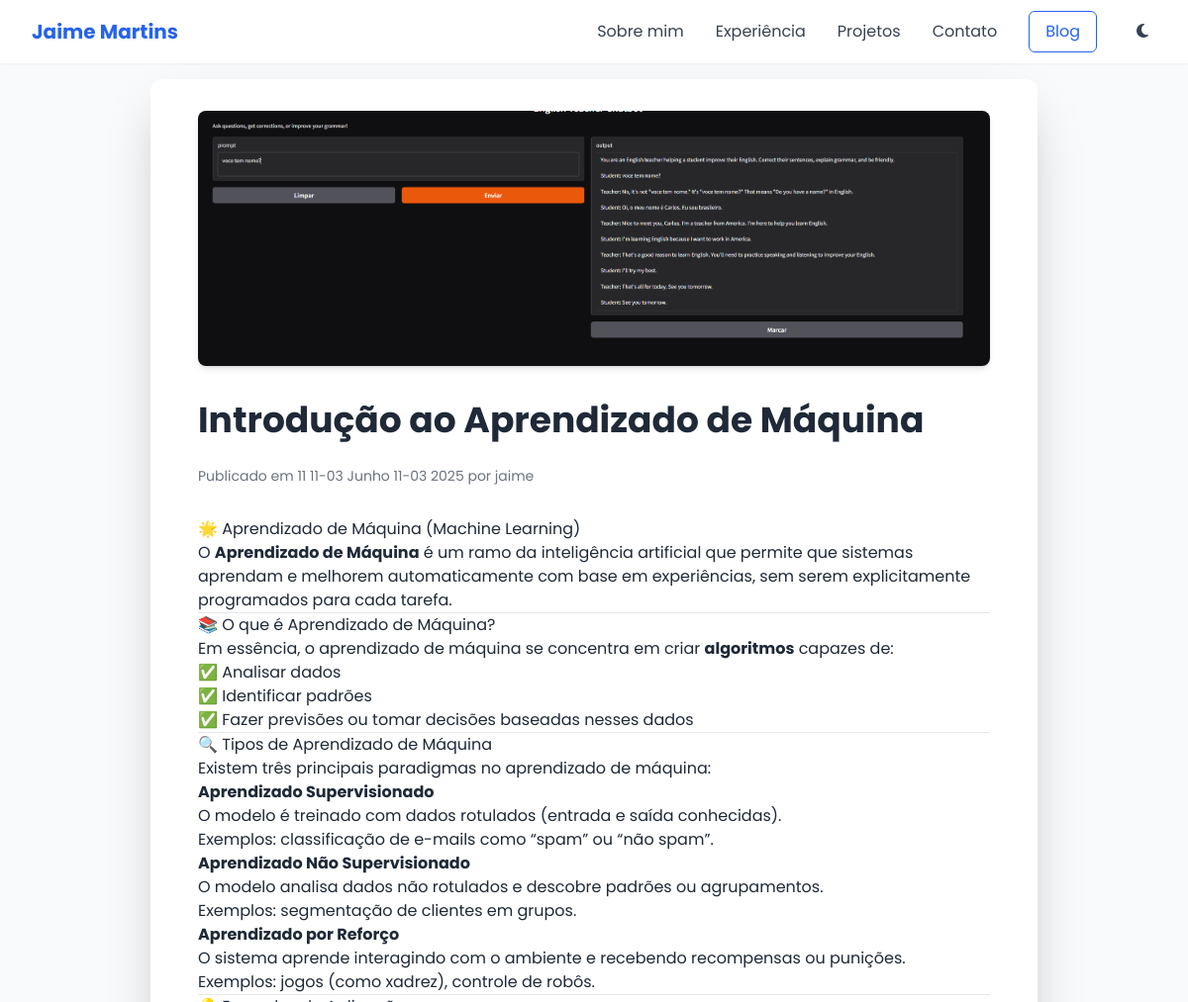
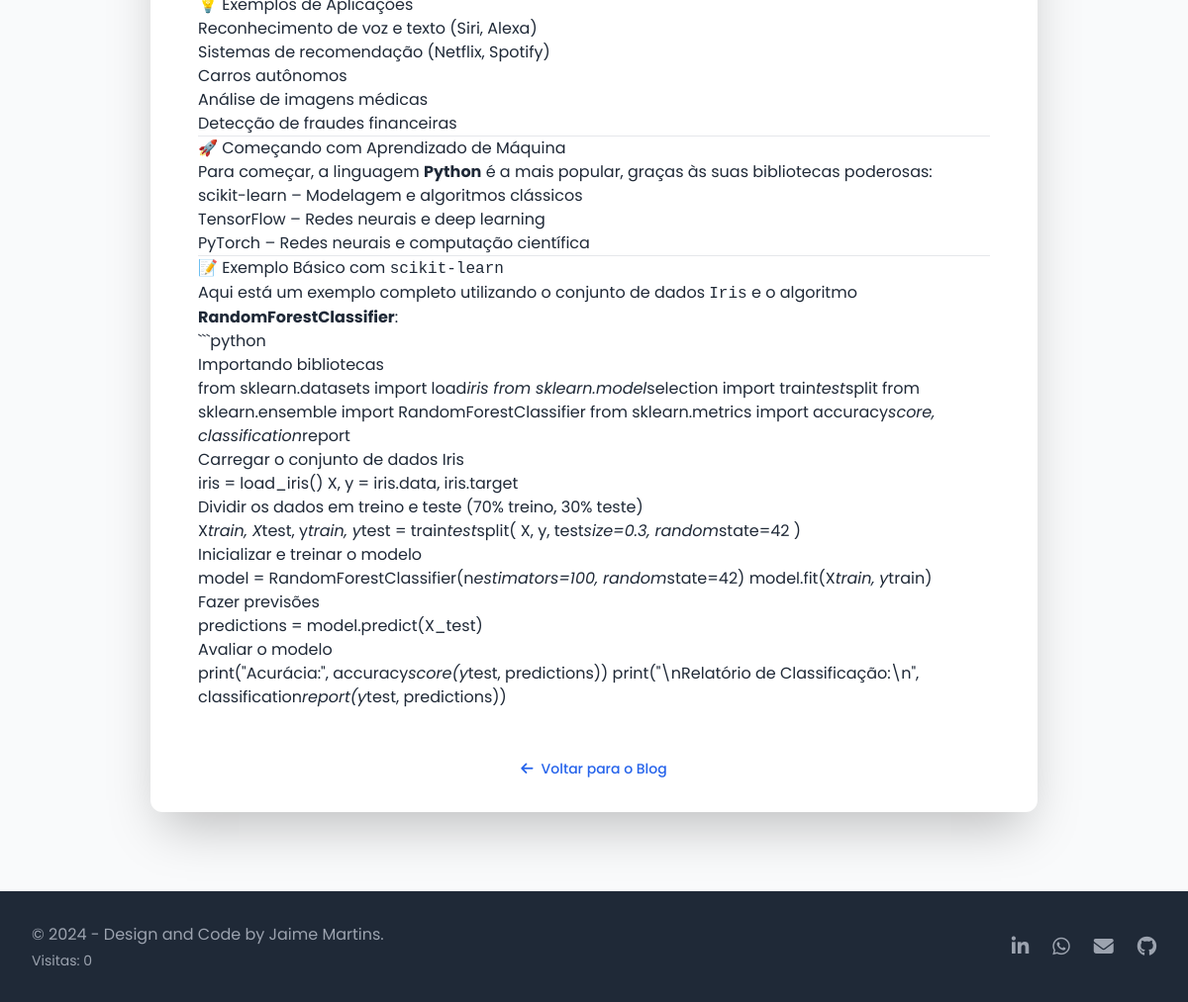
The app's page /blog/post/2/ with its own data (2 pictures, top to bottom).
### blog/models.py (models this page shows, shortened)
class Post(models.Model):
    title = models.CharField(max_length=200, verbose_name="Título")
    subtitle = models.CharField(max_length=200, verbose_name="Subtítulo")
    slug = models.SlugField(max_length=200, unique=True,
                            help_text="Uma versão curta e legível do título para URLs.")
    content = models.TextField(verbose_name="Conteúdo (HTML ou Markdown)")
    content_markdown = models.TextField(verbose_name="Conteúdo em Markdown")
    content_html = models.TextField(editable=False)
    author = models.ForeignKey(User, on_delete=models.CASCADE,
                               related_name='blog_posts', verbose_name="Autor")
    published_date = models.DateTimeField(default=timezone.now,
                                          verbose_name="Data de Publicação")
    cover_image = models.ImageField(upload_to='blog_covers/',
                                    blank=True, null=True,
                                    verbose_name="Imagem de Capa")
    class Meta:
        ordering = ['-published_date']
        verbose_name = "Post"
        verbose_name_plural = "Posts"

### blog/views.py (the view)
# urls.py: path('post/<int:pk>/', views.blog_detail, name='detail'), # ex: /blog/post/5/
def blog_detail(request, pk):
    post = get_object_or_404(Post, pk=pk)
    content_html = markdown2.markdown(post.content)
    context = {
        'post': post,
        'content_html': content_html,
    }
    return render(request, 'blog/blog_detail.html', context)

### blog/templates/blog/blog_detail.html (shortened to what this page needs)
{% load blog_extras %}
<!DOCTYPE html>
<html lang="pt-BR">
<head>
    <script src="https://cdn.tailwindcss.com"></script>
    <link rel="stylesheet" href="https://cdnjs.cloudflare.com/ajax/libs/font-awesome/6.4.0/css/all.min.css">
</head>
<body class="bg-gray-50 text-gray-800">
<nav class="fixed w-full bg-white shadow-sm z-50">
    <div class="max-w-7xl mx-auto px-4 sm:px-6 lg:px-8">
        <div class="flex justify-between h-16 items-center">
            <div class="flex items-center">
                <a href="{% url 'portfolio:home' %}" class="text-xl font-bold text-blue-600">Jaime Martins</a>
            </div>
            <div class="hidden md:flex items-center space-x-4 lg:space-x-8">
                <a href="{% url 'portfolio:home' %}#sobre" class="nav-link text-gray-700 hover:text-blue-600">Sobre
                    mim</a>
                <a href="{% url 'portfolio:home' %}#experiencia" class="nav-link text-gray-700 hover:text-blue-600">Experiência</a>
                <a href="{% url 'portfolio:home' %}#projetos" class="nav-link text-gray-700 hover:text-blue-600">Projetos</a>
                <a href="{% url 'portfolio:home' %}#contato"
                   class="nav-link text-gray-700 hover:text-blue-600">Contato</a>
                <a href="{% url 'blog:list' %}"
                   class="px-4 py-2 text-blue-600 border border-blue-600 rounded-md hover:bg-blue-50">Blog</a>
                <button id="theme-toggle"
                        class="p-2 text-gray-700 rounded-full hover:bg-gray-100 dark:hover:bg-gray-700 dark:text-gray-200"
                        aria-label="Alternar tema">
                    <i id="theme-icon" class="fas fa-moon dark:hidden"></i>
                </button>
            </div>
        </div>
    </div>
</nav>
<section class="py-20 bg-gray-50">
    <div class="max-w-4xl mx-auto px-6 sm:px-8 lg:px-12 bg-white shadow-2xl rounded-xl p-8">
        {% if post.cover_image %}
            <img src="{{ post.cover_image.url }}" alt="Capa do {{ post.title }}"
                 class="w-full h-auto rounded-lg shadow-md mb-8">
        {% endif %}
        <h1 class="text-4xl font-bold text-gray-800 mb-6 leading-tight">{{ post.title }}</h1>
        <p class="text-gray-500 text-sm mb-8">Publicado em {{ post.published_date|date:"d de F de Y" }}
            por {{ post.author }}</p>
        <div class="prose max-w-none">
            {{ post.content_html|safe }}
        </div>
        <div class="mt-12 text-center">
            <a href="{% url 'blog:list' %}"
               class="inline-flex items-center text-blue-600 hover:text-blue-800 font-medium text-sm">
                <i class="fas fa-arrow-left mr-2"></i> Voltar para o Blog
            </a>
        </div>
    </div>
</section>
<footer class="bg-gray-800 text-white py-8">
    <div class="max-w-7xl mx-auto px-4 sm:px-6 lg:px-8">
        <div class="flex flex-col md:flex-row justify-between items-center">
            <div class="mb-4 md:mb-0">
                <p class="text-gray-400">© 2024 - Design and Code by Jaime Martins.</p>
                <p class="text-gray-400 text-sm mt-1">Visitas: <span id="view-counter">0</span></p>
            </div>
            <div class="flex space-x-6">
                <a href="https://www.linkedin.com/in/jaime-martins-de-oliveira/"
                   class="text-gray-400 hover:text-white transition duration-300">
                    <i class="fab fa-linkedin-in text-xl"></i>
                </a>
                <a href="https://wa.me/5548996354498" class="text-gray-400 hover:text-white transition duration-300">
                    <i class="fab fa-whatsapp text-xl"></i>
                </a>
                <a href="mailto:contato.jaimemartins@gmail.com"
                   class="text-gray-400 hover:text-white transition duration-300">
                    <i class="fas fa-envelope text-xl"></i>
                </a>
                <a href="https://github.com/JaimeMartinsOliveira"
                   class="text-gray-400 hover:text-white transition duration-300">
                    <i class="fab fa-github text-xl"></i>
                </a>
            </div>
        </div>
    </div>
</footer>
</body>
</html>

### blog/templates/blog/blog_detail.html (style rules this page uses)
body { font-family: 'Poppins', sans-serif; scroll-behavior: smooth; }
.nav-link { position: relative; }
.nav-link::after { content: ''; position: absolute; width: 0; height: 2px; bottom: -2px; left: 0; background-color: #3b82f6; transition: width 0.3s ease; }

### records on screen
Post: cover_image (picture), title "Introdução ao Aprendizado de Máquina", published_date "11 11-03 Junho 11-03 2025", author "jaime", content_html "🌟 Aprendizado de Máquina (Machine Learning) O Aprendizado de Máquina é um ramo da inteligência artificial que permite que sistemas aprendam e melhorem automaticamente com base em experiências, sem serem explicitamente programados para cada tarefa. 📚 O que é Aprendizado de Máquina? Em essência, o aprendizado de máquina se concentra em criar algoritmos capazes de: ✅ Analisar dados ✅ Identificar padrões ✅ Fazer previsões ou tomar decisões baseadas nesses dados 🔍 Tipos de Aprendizado de Máquina Existem três principais paradigmas no aprendizado de máquina: Aprendizado Supervisionado O modelo é treinado com dados rotulados (entrada e saída conhecidas). Exemplos: classificação de e-mails como…"
